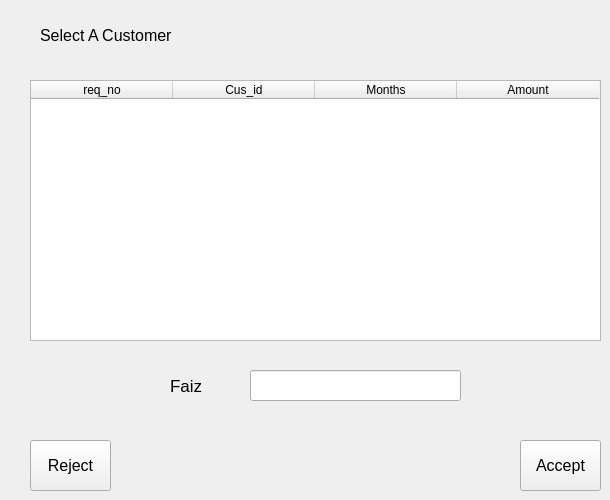
    <widget class="QWidget" name="loan_requests_widget">
     <widget class="QTableWidget" name="loan_req_tableWidget">
      <property name="geometry">
       <rect>
        <x>30</x>
        <y>80</y>
        <width>571</width>
        <height>261</height>
       </rect>
      </property>
      <attribute name="horizontalHeaderDefaultSectionSize">
       <number>142</number>
      </attribute>
      <column>
       <property name="text">
        <string>req_no</string>
       </property>
      </column>
      <column>
       <property name="text">
        <string>Cus_id</string>
       </property>
      </column>
      <column>
       <property name="text">
        <string>Months</string>
       </property>
      </column>
      <column>
       <property name="text">
        <string>Amount</string>
       </property>
      </column>
     </widget>
     <widget class="QLabel" name="faiz_label">
      <property name="geometry">
       <rect>
        <x>170</x>
        <y>360</y>
        <width>71</width>
        <height>51</height>
       </rect>
      </property>
      <property name="font">
       <font>
        <pointsize>13</pointsize>
       </font>
      </property>
      <property name="text">
       <string>Faiz</string>
      </property>
     </widget>
     <widget class="QLabel" name="label_10">
      <property name="geometry">
       <rect>
        <x>40</x>
        <y>15</y>
        <width>191</width>
        <height>41</height>
       </rect>
      </property>
      <property name="font">
       <font>
        <pointsize>12</pointsize>
       </font>
      </property>
      <property name="text">
       <string>Select A Customer</string>
      </property>
     </widget>
     <widget class="QLineEdit" name="faiz_edit">
      <property name="geometry">
       <rect>
        <x>250</x>
        <y>370</y>
        <width>211</width>
        <height>31</height>
       </rect>
      </property>
     </widget>
     <widget class="QPushButton" name="accept_loan_btn">
      <property name="geometry">
       <rect>
        <x>520</x>
        <y>440</y>
        <width>81</width>
        <height>51</height>
       </rect>
      </property>
      <property name="font">
       <font>
        <pointsize>12</pointsize>
       </font>
      </property>
      <property name="text">
       <string>Accept</string>
      </property>
     </widget>
     <widget class="QPushButton" name="reject_loan_btn">
      <property name="geometry">
       <rect>
        <x>30</x>
        <y>440</y>
        <width>81</width>
        <height>51</height>
       </rect>
      </property>
      <property name="font">
       <font>
        <pointsize>12</pointsize>
       </font>
      </property>
      <property name="text">
       <string>Reject</string>
      </property>
     </widget>
    </widget>
